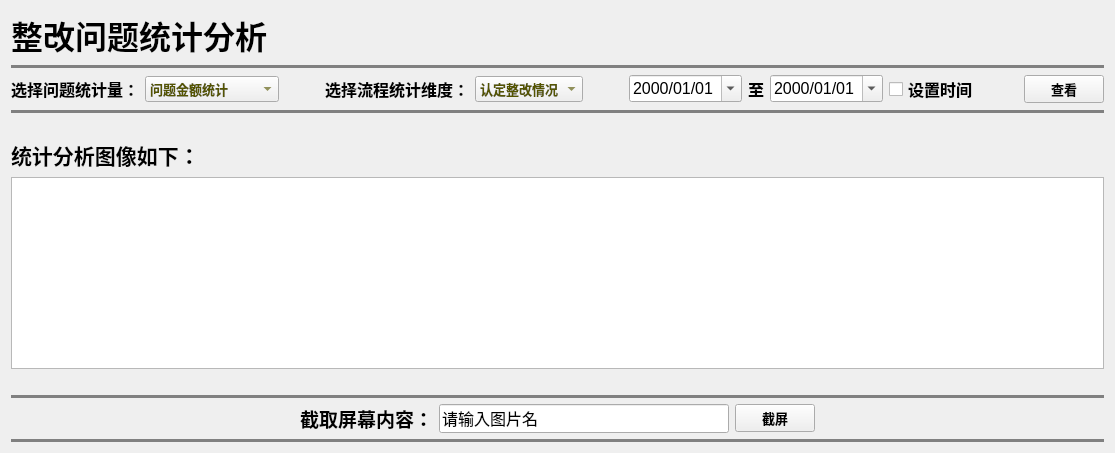
         <widget class="QWidget" name="page_tjfx">
          <property name="styleSheet">
           <string notr="true">QFrame#line,#line_26,#line_34,#line_35,#line_38{
	border:2px solid grey;
	border-radius:4px;
	padding:2px;
}</string>
          </property>
          <layout class="QVBoxLayout" name="verticalLayout_9">
           <item>
            <layout class="QHBoxLayout" name="horizontalLayout_51">
             <item>
              <widget class="QLabel" name="label_ahead">
               <property name="font">
                <font>
                 <pointsize>24</pointsize>
                 <weight>75</weight>
                 <bold>true</bold>
                </font>
               </property>
               <property name="text">
                <string>整改问题统计分析</string>
               </property>
              </widget>
             </item>
             <item>
              <spacer name="horizontalSpacer_77">
               <property name="orientation">
                <enum>Qt::Horizontal</enum>
               </property>
               <property name="sizeHint" stdset="0">
                <size>
                 <width>40</width>
                 <height>20</height>
                </size>
               </property>
              </spacer>
             </item>
            </layout>
           </item>
           <item>
            <widget class="Line" name="line_34">
             <property name="orientation">
              <enum>Qt::Horizontal</enum>
             </property>
            </widget>
           </item>
           <item>
            <layout class="QHBoxLayout" name="horizontalLayout_83">
             <item>
              <widget class="QLabel" name="label_150">
               <property name="font">
                <font>
                 <family>Agency FB</family>
                 <pointsize>12</pointsize>
                 <weight>75</weight>
                 <bold>true</bold>
                </font>
               </property>
               <property name="text">
                <string>选择问题统计量：</string>
               </property>
              </widget>
             </item>
             <item>
              <widget class="QComboBox" name="comboBox_37">
               <property name="maximumSize">
                <size>
                 <width>200</width>
                 <height>16777215</height>
                </size>
               </property>
               <property name="font">
                <font>
                 <family>Agency FB</family>
                 <pointsize>10</pointsize>
                 <weight>75</weight>
                 <bold>true</bold>
                </font>
               </property>
               <property name="styleSheet">
                <string notr="true">color:rgb(85, 85, 0)</string>
               </property>
               <item>
                <property name="text">
                 <string>问题金额统计</string>
                </property>
               </item>
               <item>
                <property name="text">
                 <string>认定整改金额统计</string>
                </property>
               </item>
               <item>
                <property name="text">
                 <string>问题数量统计</string>
                </property>
               </item>
              </widget>
             </item>
             <item>
              <spacer name="horizontalSpacer_233">
               <property name="orientation">
                <enum>Qt::Horizontal</enum>
               </property>
               <property name="sizeHint" stdset="0">
                <size>
                 <width>40</width>
                 <height>20</height>
                </size>
               </property>
              </spacer>
             </item>
             <item>
              <widget class="QLabel" name="label_151">
               <property name="font">
                <font>
                 <family>Agency FB</family>
                 <pointsize>12</pointsize>
                 <weight>75</weight>
                 <bold>true</bold>
                </font>
               </property>
               <property name="text">
                <string>选择流程统计维度：</string>
               </property>
              </widget>
             </item>
             <item>
              <widget class="QComboBox" name="comboBox_36">
               <property name="maximumSize">
                <size>
                 <width>200</width>
                 <height>16777215</height>
                </size>
               </property>
               <property name="font">
                <font>
                 <family>Agency FB</family>
                 <pointsize>10</pointsize>
                 <weight>75</weight>
                 <bold>true</bold>
                </font>
               </property>
               <property name="styleSheet">
                <string notr="true">color:rgb(85, 85, 0)</string>
               </property>
               <item>
                <property name="text">
                 <string>认定整改情况</string>
                </property>
               </item>
               <item>
                <property name="text">
                 <string>上报整改情况</string>
                </property>
               </item>
               <item>
                <property name="text">
                 <string>审计组组长</string>
                </property>
               </item>
               <item>
                <property name="text">
                 <string>审计组主审</string>
                </property>
               </item>
              </widget>
             </item>
             <item>
              <spacer name="horizontalSpacer_242">
               <property name="orientation">
                <enum>Qt::Horizontal</enum>
               </property>
               <property name="sizeHint" stdset="0">
                <size>
                 <width>40</width>
                 <height>20</height>
                </size>
               </property>
              </spacer>
             </item>
             <item>
              <widget class="QDateEdit" name="dateEdit_24">
               <property name="font">
                <font>
                 <pointsize>12</pointsize>
                </font>
               </property>
               <property name="displayFormat">
                <string>yyyy/MM/dd </string>
               </property>
               <property name="calendarPopup">
                <bool>true</bool>
               </property>
              </widget>
             </item>
             <item>
              <widget class="QLabel" name="label_153">
               <property name="sizePolicy">
                <sizepolicy hsizetype="Fixed" vsizetype="Preferred">
                 <horstretch>0</horstretch>
                 <verstretch>0</verstretch>
                </sizepolicy>
               </property>
               <property name="font">
                <font>
                 <family>Agency FB</family>
                 <pointsize>12</pointsize>
                 <weight>75</weight>
                 <bold>true</bold>
                </font>
               </property>
               <property name="text">
                <string>至</string>
               </property>
               <property name="alignment">
                <set>Qt::AlignCenter</set>
               </property>
              </widget>
             </item>
             <item>
              <widget class="QDateEdit" name="dateEdit_25">
               <property name="font">
                <font>
                 <pointsize>12</pointsize>
                </font>
               </property>
               <property name="displayFormat">
                <string>yyyy/MM/dd </string>
               </property>
               <property name="calendarPopup">
                <bool>true</bool>
               </property>
              </widget>
             </item>
             <item>
              <widget class="QCheckBox" name="checkBox_8">
               <property name="sizePolicy">
                <sizepolicy hsizetype="Fixed" vsizetype="Fixed">
                 <horstretch>0</horstretch>
                 <verstretch>0</verstretch>
                </sizepolicy>
               </property>
               <property name="font">
                <font>
                 <family>Arial</family>
                 <pointsize>12</pointsize>
                 <weight>75</weight>
                 <bold>true</bold>
                </font>
               </property>
               <property name="text">
                <string>设置时间</string>
               </property>
              </widget>
             </item>
             <item>
              <spacer name="horizontalSpacer_243">
               <property name="orientation">
                <enum>Qt::Horizontal</enum>
               </property>
               <property name="sizeHint" stdset="0">
                <size>
                 <width>40</width>
                 <height>20</height>
                </size>
               </property>
              </spacer>
             </item>
             <item>
              <widget class="QPushButton" name="pushButton_part_search_lc_7">
               <property name="minimumSize">
                <size>
                 <width>0</width>
                 <height>28</height>
                </size>
               </property>
               <property name="font">
                <font>
                 <family>Agency FB</family>
                 <pointsize>10</pointsize>
                 <weight>75</weight>
                 <bold>true</bold>
                </font>
               </property>
               <property name="text">
                <string>查看</string>
               </property>
              </widget>
             </item>
            </layout>
           </item>
           <item>
            <widget class="Line" name="line_38">
             <property name="orientation">
              <enum>Qt::Horizontal</enum>
             </property>
            </widget>
           </item>
           <item>
            <spacer name="horizontalSpacer_92">
             <property name="orientation">
              <enum>Qt::Horizontal</enum>
             </property>
             <property name="sizeHint" stdset="0">
              <size>
               <width>40</width>
               <height>20</height>
              </size>
             </property>
            </spacer>
           </item>
           <item>
            <layout class="QGridLayout" name="gridLayout_3">
             <item row="0" column="0">
              <widget class="QLabel" name="label_27">
               <property name="font">
                <font>
                 <family>Agency FB</family>
                 <pointsize>16</pointsize>
                 <weight>75</weight>
                 <bold>true</bold>
                </font>
               </property>
               <property name="text">
                <string>统计分析图像如下：</string>
               </property>
              </widget>
             </item>
             <item row="1" column="0">
              <widget class="QGraphicsView" name="graphicsView"/>
             </item>
            </layout>
           </item>
           <item>
            <spacer name="horizontalSpacer_95">
             <property name="orientation">
              <enum>Qt::Horizontal</enum>
             </property>
             <property name="sizeHint" stdset="0">
              <size>
               <width>40</width>
               <height>20</height>
              </size>
             </property>
            </spacer>
           </item>
           <item>
            <widget class="Line" name="line_26">
             <property name="orientation">
              <enum>Qt::Horizontal</enum>
             </property>
            </widget>
           </item>
           <item>
            <layout class="QHBoxLayout" name="horizontalLayout_55">
             <item>
              <spacer name="horizontalSpacer_84">
               <property name="orientation">
                <enum>Qt::Horizontal</enum>
               </property>
               <property name="sizeHint" stdset="0">
                <size>
                 <width>40</width>
                 <height>20</height>
                </size>
               </property>
              </spacer>
             </item>
             <item>
              <widget class="QLabel" name="label_109">
               <property name="font">
                <font>
                 <family>楷体</family>
                 <pointsize>14</pointsize>
                 <weight>75</weight>
                 <bold>true</bold>
                </font>
               </property>
               <property name="text">
                <string>截取屏幕内容：</string>
               </property>
              </widget>
             </item>
             <item>
              <widget class="QLineEdit" name="lineEdit_47">
               <property name="minimumSize">
                <size>
                 <width>0</width>
                 <height>28</height>
                </size>
               </property>
               <property name="maximumSize">
                <size>
                 <width>16777215</width>
                 <height>16777215</height>
                </size>
               </property>
               <property name="font">
                <font>
                 <family>楷体</family>
                 <pointsize>12</pointsize>
                 <weight>50</weight>
                 <bold>false</bold>
                </font>
               </property>
               <property name="text">
                <string>请输入图片名</string>
               </property>
              </widget>
             </item>
             <item>
              <widget class="QPushButton" name="pushButton_6">
               <property name="sizePolicy">
                <sizepolicy hsizetype="Fixed" vsizetype="Fixed">
                 <horstretch>0</horstretch>
                 <verstretch>0</verstretch>
                </sizepolicy>
               </property>
               <property name="minimumSize">
                <size>
                 <width>0</width>
                 <height>28</height>
                </size>
               </property>
               <property name="font">
                <font>
                 <family>Agency FB</family>
                 <pointsize>10</pointsize>
                 <weight>75</weight>
                 <bold>true</bold>
                </font>
               </property>
               <property name="text">
                <string>截屏</string>
               </property>
              </widget>
             </item>
             <item>
              <spacer name="horizontalSpacer_143">
               <property name="orientation">
                <enum>Qt::Horizontal</enum>
               </property>
               <property name="sizeHint" stdset="0">
                <size>
                 <width>40</width>
                 <height>20</height>
                </size>
               </property>
              </spacer>
             </item>
            </layout>
           </item>
           <item>
            <widget class="Line" name="line_35">
             <property name="orientation">
              <enum>Qt::Horizontal</enum>
             </property>
            </widget>
           </item>
          </layout>
         </widget>
